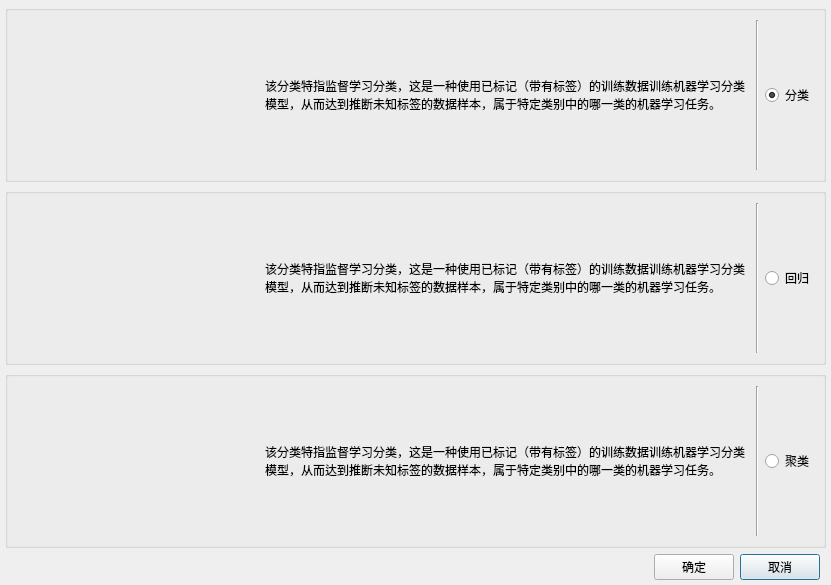
<?xml version="1.0" encoding="UTF-8"?>
<ui version="4.0">
 <class>selectMLTaskTypeDialog</class>
 <widget class="QDialog" name="selectMLTaskTypeDialog">
  <property name="geometry">
   <rect>
    <x>0</x>
    <y>0</y>
    <width>831</width>
    <height>585</height>
   </rect>
  </property>
  <property name="windowTitle">
   <string>选择机器学习类型</string>
  </property>
  <layout class="QGridLayout" name="gridLayout_2">
   <property name="leftMargin">
    <number>5</number>
   </property>
   <property name="topMargin">
    <number>5</number>
   </property>
   <property name="rightMargin">
    <number>5</number>
   </property>
   <property name="bottomMargin">
    <number>5</number>
   </property>
   <item row="2" column="0" colspan="5">
    <widget class="QGroupBox" name="clustererGroupBox">
     <property name="title">
      <string/>
     </property>
     <layout class="QHBoxLayout" name="horizontalLayout_3" stretch="1,2,0,0">
      <item>
       <widget class="QLabel" name="clustererIconLabel">
        <property name="text">
         <string/>
        </property>
       </widget>
      </item>
      <item>
       <widget class="QLabel" name="clustererDesciptionLabel">
        <property name="text">
         <string>该分类特指监督学习分类，这是一种使用已标记（带有标签）的训练数据训练机器学习分类模型，从而达到推断未知标签的数据样本，属于特定类别中的哪一类的机器学习任务。</string>
        </property>
        <property name="wordWrap">
         <bool>true</bool>
        </property>
       </widget>
      </item>
      <item>
       <widget class="Line" name="clustererLine">
        <property name="orientation">
         <enum>Qt::Vertical</enum>
        </property>
       </widget>
      </item>
      <item>
       <widget class="QRadioButton" name="clustererTaskRadioButton">
        <property name="text">
         <string>聚类</string>
        </property>
        <attribute name="buttonGroup">
         <string notr="true">buttonGroup</string>
        </attribute>
       </widget>
      </item>
     </layout>
    </widget>
   </item>
   <item row="3" column="0">
    <spacer name="horizontalSpacer">
     <property name="orientation">
      <enum>Qt::Horizontal</enum>
     </property>
     <property name="sizeHint" stdset="0">
      <size>
       <width>40</width>
       <height>20</height>
      </size>
     </property>
    </spacer>
   </item>
   <item row="3" column="3">
    <widget class="QPushButton" name="cancelPushButton">
     <property name="text">
      <string>取消</string>
     </property>
    </widget>
   </item>
   <item row="0" column="0" colspan="5">
    <widget class="QGroupBox" name="classifierGroupBox">
     <property name="title">
      <string/>
     </property>
     <layout class="QHBoxLayout" name="horizontalLayout_5" stretch="1,2,0,0">
      <item>
       <widget class="QLabel" name="classifierIconLabel">
        <property name="text">
         <string/>
        </property>
       </widget>
      </item>
      <item>
       <widget class="QLabel" name="classifierDesciptionLabel">
        <property name="text">
         <string>该分类特指监督学习分类，这是一种使用已标记（带有标签）的训练数据训练机器学习分类模型，从而达到推断未知标签的数据样本，属于特定类别中的哪一类的机器学习任务。</string>
        </property>
        <property name="wordWrap">
         <bool>true</bool>
        </property>
       </widget>
      </item>
      <item>
       <widget class="Line" name="classifierLine">
        <property name="orientation">
         <enum>Qt::Vertical</enum>
        </property>
       </widget>
      </item>
      <item>
       <widget class="QRadioButton" name="classifierTaskRadioButton">
        <property name="text">
         <string>分类</string>
        </property>
        <property name="checked">
         <bool>true</bool>
        </property>
        <attribute name="buttonGroup">
         <string notr="true">buttonGroup</string>
        </attribute>
       </widget>
      </item>
     </layout>
    </widget>
   </item>
   <item row="1" column="0" colspan="5">
    <widget class="QGroupBox" name="regressorGroupBox">
     <property name="title">
      <string/>
     </property>
     <layout class="QHBoxLayout" name="horizontalLayout_4" stretch="1,2,0,0">
      <item>
       <widget class="QLabel" name="regressorIconLabel">
        <property name="text">
         <string/>
        </property>
       </widget>
      </item>
      <item>
       <widget class="QLabel" name="regressorDesciptionLabel">
        <property name="text">
         <string>该分类特指监督学习分类，这是一种使用已标记（带有标签）的训练数据训练机器学习分类模型，从而达到推断未知标签的数据样本，属于特定类别中的哪一类的机器学习任务。</string>
        </property>
        <property name="wordWrap">
         <bool>true</bool>
        </property>
       </widget>
      </item>
      <item>
       <widget class="Line" name="regressorLine">
        <property name="orientation">
         <enum>Qt::Vertical</enum>
        </property>
       </widget>
      </item>
      <item>
       <widget class="QRadioButton" name="regressorTaskRadioButton">
        <property name="text">
         <string>回归</string>
        </property>
        <attribute name="buttonGroup">
         <string notr="true">buttonGroup</string>
        </attribute>
       </widget>
      </item>
     </layout>
    </widget>
   </item>
   <item row="3" column="2">
    <widget class="QPushButton" name="okPushButton">
     <property name="text">
      <string>确定</string>
     </property>
    </widget>
   </item>
  </layout>
 </widget>
 <resources/>
 <connections/>
 <buttongroups>
  <buttongroup name="buttonGroup"/>
 </buttongroups>
</ui>
